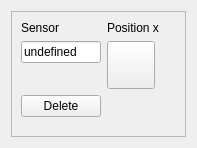
<?xml version="1.0" encoding="UTF-8"?>
<ui version="4.0">
 <class>SensorEntryWidget</class>
 <widget class="QWidget" name="SensorEntryWidget">
  <property name="geometry">
   <rect>
    <x>0</x>
    <y>0</y>
    <width>197</width>
    <height>148</height>
   </rect>
  </property>
  <property name="windowTitle">
   <string>Form</string>
  </property>
  <layout class="QVBoxLayout" name="verticalLayout">
   <item>
    <widget class="QFrame" name="frame">
     <property name="frameShape">
      <enum>QFrame::StyledPanel</enum>
     </property>
     <property name="frameShadow">
      <enum>QFrame::Raised</enum>
     </property>
     <layout class="QFormLayout" name="formLayout">
      <item row="1" column="0">
       <widget class="QLabel" name="label">
        <property name="text">
         <string>Sensor</string>
        </property>
       </widget>
      </item>
      <item row="2" column="0">
       <widget class="SensorLineEdit" name="edSensor">
        <property name="font">
         <font>
          <pointsize>9</pointsize>
         </font>
        </property>
        <property name="text">
         <string>undefined</string>
        </property>
       </widget>
      </item>
      <item row="3" column="0">
       <widget class="QPushButton" name="btnDelete">
        <property name="text">
         <string>Delete</string>
        </property>
       </widget>
      </item>
      <item row="2" column="1">
       <widget class="DropPushButton" name="iconButton">
        <property name="sizePolicy">
         <sizepolicy hsizetype="Fixed" vsizetype="Fixed">
          <horstretch>0</horstretch>
          <verstretch>0</verstretch>
         </sizepolicy>
        </property>
        <property name="minimumSize">
         <size>
          <width>48</width>
          <height>48</height>
         </size>
        </property>
        <property name="baseSize">
         <size>
          <width>80</width>
          <height>80</height>
         </size>
        </property>
        <property name="text">
         <string/>
        </property>
       </widget>
      </item>
      <item row="1" column="1">
       <widget class="QLabel" name="labelPosition">
        <property name="text">
         <string>Position x</string>
        </property>
       </widget>
      </item>
     </layout>
    </widget>
   </item>
  </layout>
 </widget>
 <customwidgets>
  <customwidget>
   <class>DropPushButton</class>
   <extends>QPushButton</extends>
   <header>droppushbutton.h</header>
  </customwidget>
  <customwidget>
   <class>SensorLineEdit</class>
   <extends>QLineEdit</extends>
   <header>sensorlineedit.h</header>
  </customwidget>
 </customwidgets>
 <resources/>
 <connections/>
</ui>
